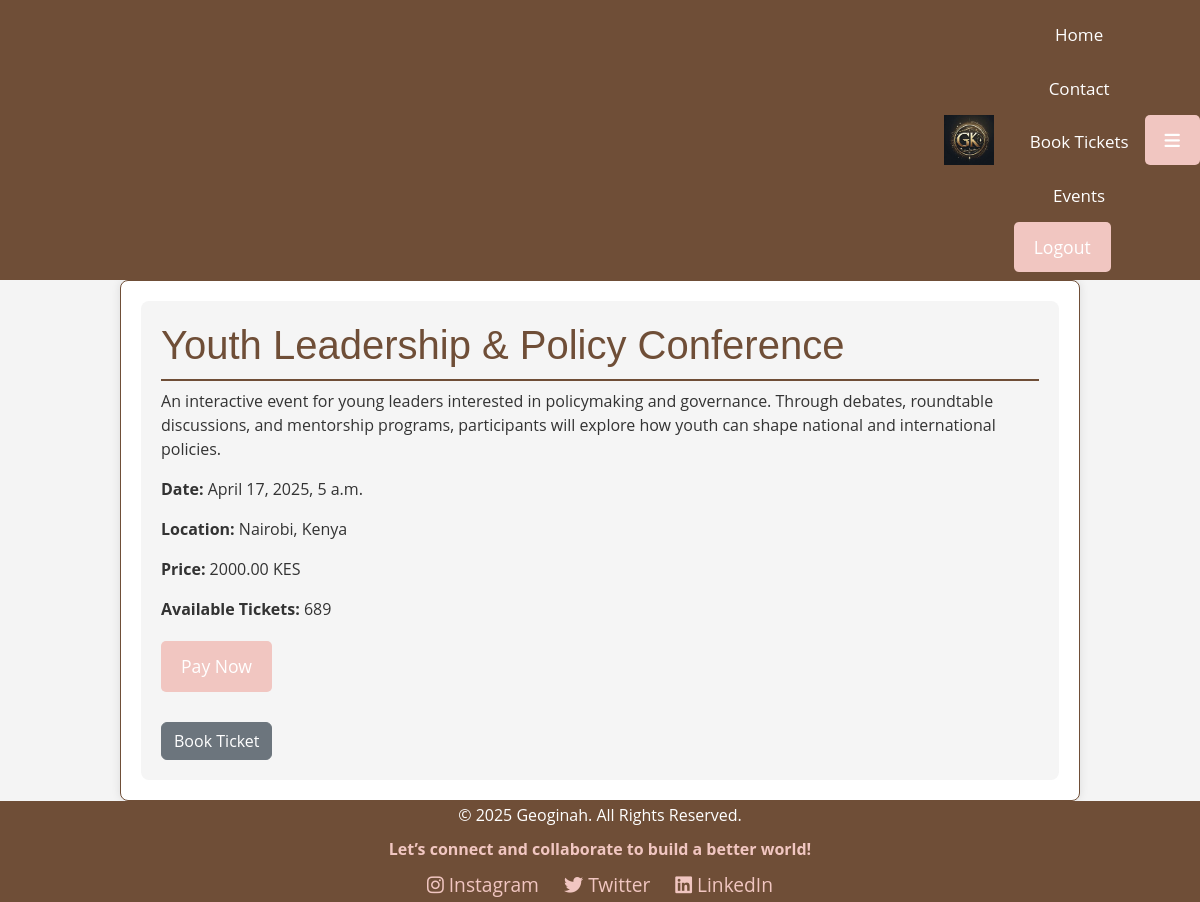
The page /events/event/11/ (signed in) on the database its author committed.
### events/models.py (models this page shows, shortened)
class Event(models.Model):
    title = models.CharField(max_length=200)
    description = models.TextField()
    date = models.DateTimeField()
    location = models.CharField(max_length=200)
    price = models.DecimalField(max_digits=10, decimal_places=2, help_text="Price in Kenyan Shillings (KES)")
    available_tickets = models.IntegerField(default=0)
    event_type = models.ForeignKey(EventType, on_delete=models.CASCADE)
    photo = models.ImageField(upload_to='event_photos/', blank=True, null=True)  # New field for event photos

### events/views.py (the view)
# urls.py: path('event/<int:event_id>/', views.event_detail, name='event_detail'),
@login_required
def event_detail(request, event_id):
    event = get_object_or_404(Event, pk=event_id)
    return render(request, 'events/event_detail.html', {
        'event': event,
    })

### events/templates/events/event_detail.html (shortened to what this page needs)
{% extends 'events/base.html' %}
{% block content %}
<div class="event-detail">
    <h1>{{ event.title }}</h1>
    <p>{{ event.description }}</p>
    <p><strong>Date:</strong> {{ event.date }}</p>
    <p><strong>Location:</strong> {{ event.location }}</p>
    <p><strong>Price:</strong> {{ event.price }} KES</p>
    <p><strong>Available Tickets:</strong> {{ event.available_tickets }}</p>
    {% if user.is_authenticated %}
        <form id="payment-form">
            <button type="submit">Pay Now</button>
        </form>
        <a href="{% url 'book_tickets'%}" class="btn btn-secondary" style="margin-top: 20px; display: inline-block;">Book Ticket</a>
    {% else %}
        <p>Please <a href="{% url 'login' %}">login</a> to buy or book tickets.</p>
    {% endif %}
</div>
{% endblock %}

### static/css/styles.css (style rules this page uses)
body { font-family: 'Open Sans', Arial, sans-serif; background-color: #f4f4f4; margin: 0; padding: 0; color: #333; }
h1, h2 { color: #6F4E37; font-family: 'Montserrat', sans-serif; }
.event-detail { padding: 20px; background: #F5F5F5; border-radius: 8px; }
.event-detail h1 { border-bottom: 2px solid #6F4E37; padding-bottom: 10px; color: #6F4E37; }
form { margin-top: 20px; }
button { background-color: #6F4E37; color: white; border: none; padding: 12px 24px; border-radius: 4px; cursor: pointer; transition: all 0.3s; font-size: 1em; }
button { background-color: #f1c6c1; color: #fff; padding: 12px 20px; border: none; border-radius: 5px; font-size: 1.1rem; cursor: pointer; }

### rows shown on the page
Event: title "Youth Leadership & Policy Conference", description "An interactive event for young leaders interested in policymaking and governance. Through debates, roundtable discussions, and mentorship programs, participants will explore how youth can shape national and international policies.", date "April 17, 2025, 5 a.m.", location "Nairobi, Kenya", price "2000.00", available_tickets "689"
